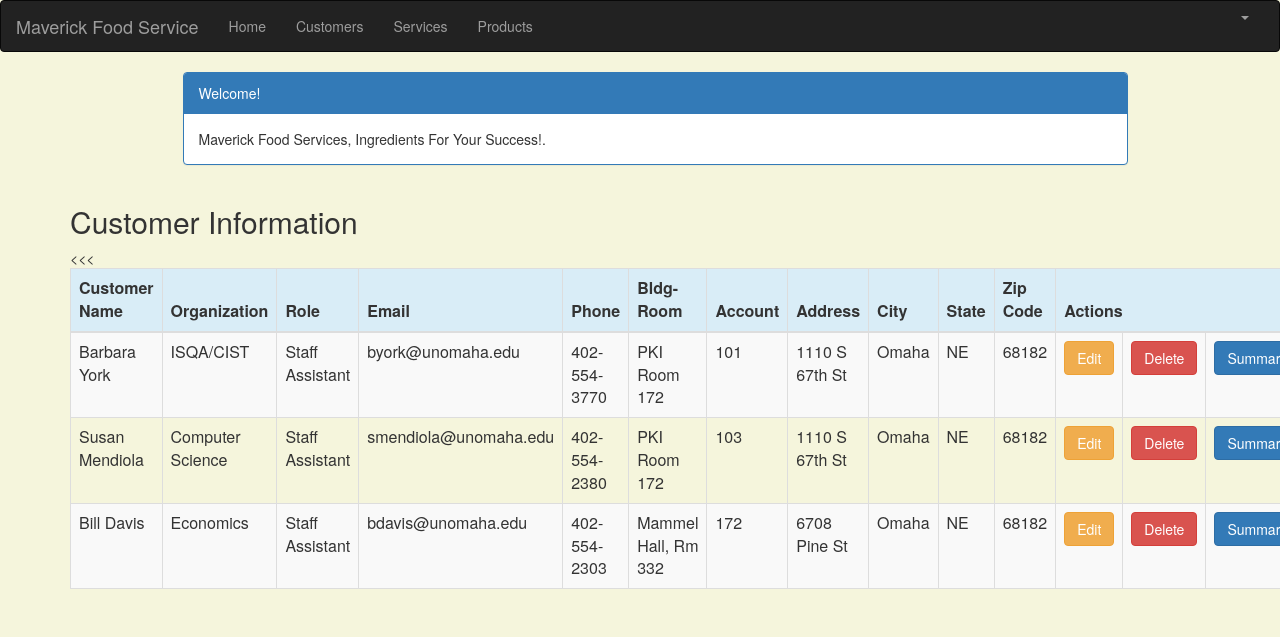
/customer_list (signed in), run on the app's committed database.
### crm/models.py (models this page shows, shortened)
class Customer(models.Model):
    cust_name = models.CharField(max_length=50)
    organization = models.CharField(max_length=100, blank=True)
    role = models.CharField(max_length=100)
    email = models.EmailField(max_length=100)
    bldgroom = models.CharField(max_length=100)
    address = models.CharField(max_length=200)
    account_number = models.IntegerField(blank=False, null=False)
    city = models.CharField(max_length=50)
    state = models.CharField(max_length=50)
    zipcode = models.CharField(max_length=10)
    phone_number = models.CharField(max_length=50)
    created_date = models.DateTimeField(
        default=timezone.now)
    updated_date = models.DateTimeField(auto_now_add=True)

### crm/views.py (the view)
# urls.py: path('customer_list', views.customer_list, name='customer_list'),
@login_required
def customer_list(request):
    customer = Customer.objects.filter(created_date__lte=timezone.now())
    return render(request, 'crm/customer_list.html',
                 {'customers': customer})

### crm/templates/crm/customer_list.html (shortened to what this page needs)
{% extends 'crm/base.html' %}
{% block content %}
    <html>
    <head>
        <link rel="stylesheet" href="https://maxcdn.bootstrapcdn.com/bootstrap/3.3.4/css/bootstrap.min.css">
    </head>
    <body>
    <div class="container">
        <div class="row">
            <div class="col-md-10 col-md-offset-1">
                <div class="panel panel-primary">
                    <div class="panel-heading">Welcome!</div>
                    <div class="panel-body">
                        Maverick Food Services, Ingredients For Your Success!.
                    </div>
                </div>
            </div>
        </div>
    </div>
    <div class="row">
        <h2 style="padding-left: 15Px">Customer Information</h2>
    </div>
    <div>
        <table class="table table-striped table-bordered table-hover" style="width:1300px;">
            <thead>
            <tr class="bg-info">
                <th>Customer Name</th>
                <th>Organization</th>
                <th>Role</th>
                <th>Email</th>
                <th>Phone</th>
                <th>Bldg-Room</th>
                <th>Account</th>
                <th>Address</th>
                <th>City</th>
                <th>State</th>
                <th>Zip Code</th>
                <th colspan="3">Actions</th>
            </tr>
            </thead>
            <tbody>
            {% for customer in customers %}
                <tr>
                    <td>{{ customer.cust_name }}</td>
                    <td>{{ customer.organization }}</td>
                    <td>{{ customer.role }}</td>
                    <td>{{ customer.email }}</td>
                    <td>{{ customer.phone_number }}</td>
                    <td>{{ customer.bldgroom }}</td>
                    <td>{{ customer.account_number }}</td>
                    <td>{{ customer.address }}</td>
                    <td>{{ customer.city }}</td>
                    <td>{{ customer.state }}</td>
                    <td>{{ customer.zipcode }}</td>
                    <td><a href="{% url 'crm:customer_edit' pk=customer.pk %}" class="btn btn-warning">Edit</a></td>
                    <td><a href="{% url 'crm:customer_delete' pk=customer.pk %}"
                           onclick="return confirm('Are you sure you want to delete?')"
                           class="btn btn-danger">Delete</a>
                    </td>
                    <<td><a href="{% url 'crm:summary' pk=customer.pk %}"
                           class="btn btn-primary">Summary</a>
                </tr>
            {% endfor %}
            </tbody>
        </table>
    </div>
    </body>
    </html>
{% endblock %}

### crm/templates/crm/customer_list.html (style rules this page uses)
body { background-color: beige; }

### data on the page
Customer: cust_name "Barbara York", organization "ISQA/CIST", role "Staff Assistant", email "byork@unomaha.edu", phone_number "402-554-3770", bldgroom "PKI Room 172", account_number "101", address "1110 S 67th St", city "Omaha", state "NE", zipcode "68182"
Customer: cust_name "Susan Mendiola", organization "Computer Science", role "Staff Assistant", email "smendiola@unomaha.edu", phone_number "402-554-2380", bldgroom "PKI Room 172", account_number "103", address "1110 S 67th St", city "Omaha", state "NE", zipcode "68182"
Customer: cust_name "Bill Davis", organization "Economics", role "Staff Assistant", email "bdavis@unomaha.edu", phone_number "402-554-2303", bldgroom "Mammel Hall, Rm 332", account_number "172", address "6708 Pine St", city "Omaha", state "NE", zipcode "68182"
